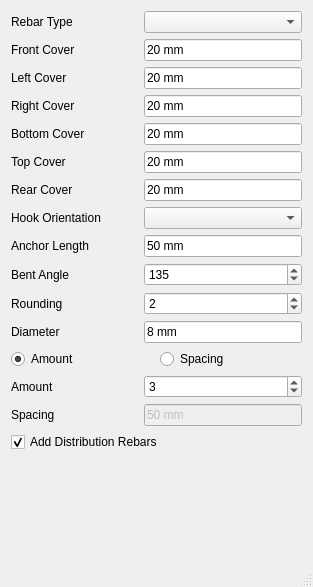
<?xml version="1.0" encoding="UTF-8"?>
<ui version="4.0">
 <class>CrossRebars</class>
 <widget class="QDialog" name="CrossRebars">
  <property name="geometry">
   <rect>
    <x>0</x>
    <y>0</y>
    <width>313</width>
    <height>587</height>
   </rect>
  </property>
  <property name="windowTitle">
   <string>Dialog</string>
  </property>
  <property name="windowOpacity">
   <double>1.000000000000000</double>
  </property>
  <property name="sizeGripEnabled">
   <bool>true</bool>
  </property>
  <property name="modal">
   <bool>false</bool>
  </property>
  <layout class="QGridLayout" name="gridLayout">
   <item row="3" column="0">
    <layout class="QFormLayout" name="formLayout">
     <property name="fieldGrowthPolicy">
      <enum>QFormLayout::AllNonFixedFieldsGrow</enum>
     </property>
     <item row="0" column="0">
      <widget class="QLabel" name="cross_rebars_typeLabel">
       <property name="minimumSize">
        <size>
         <width>127</width>
         <height>0</height>
        </size>
       </property>
       <property name="text">
        <string>Rebar Type</string>
       </property>
      </widget>
     </item>
     <item row="0" column="1">
      <widget class="Gui::PrefComboBox" name="cross_rebars_type">
       <property name="prefEntry" stdset="0">
        <cstring></cstring>
       </property>
       <property name="prefPath" stdset="0">
        <cstring></cstring>
       </property>
      </widget>
     </item>
     <item row="1" column="0">
      <widget class="QLabel" name="cross_frontCoverLabel">
       <property name="text">
        <string>Front Cover</string>
       </property>
      </widget>
     </item>
     <item row="1" column="1">
      <widget class="Gui::InputField" name="cross_frontCover">
       <property name="text">
        <string>20 mm</string>
       </property>
       <property name="unit" stdset="0">
        <string notr="true"/>
       </property>
      </widget>
     </item>
     <item row="2" column="0">
      <widget class="QLabel" name="cross_l_sideCoverLabel">
       <property name="text">
        <string>Left Cover</string>
       </property>
      </widget>
     </item>
     <item row="2" column="1">
      <widget class="Gui::InputField" name="cross_l_sideCover">
       <property name="text">
        <string>20 mm</string>
       </property>
       <property name="unit" stdset="0">
        <string notr="true"/>
       </property>
      </widget>
     </item>
     <item row="3" column="0">
      <widget class="QLabel" name="cross_r_sideCoverLabel">
       <property name="text">
        <string>Right Cover</string>
       </property>
      </widget>
     </item>
     <item row="3" column="1">
      <widget class="Gui::InputField" name="cross_r_sideCover">
       <property name="text">
        <string>20 mm</string>
       </property>
       <property name="unit" stdset="0">
        <string notr="true"/>
       </property>
      </widget>
     </item>
     <item row="4" column="0">
      <widget class="QLabel" name="cross_bottomCoverLabel">
       <property name="text">
        <string>Bottom Cover</string>
       </property>
      </widget>
     </item>
     <item row="4" column="1">
      <widget class="Gui::InputField" name="cross_bottomCover">
       <property name="text">
        <string>20 mm</string>
       </property>
       <property name="unit" stdset="0">
        <string notr="true"/>
       </property>
      </widget>
     </item>
     <item row="5" column="0">
      <widget class="QLabel" name="cross_topCoverLabel">
       <property name="text">
        <string>Top Cover</string>
       </property>
      </widget>
     </item>
     <item row="5" column="1">
      <widget class="Gui::InputField" name="cross_topCover">
       <property name="text">
        <string>20 mm</string>
       </property>
       <property name="unit" stdset="0">
        <string notr="true"/>
       </property>
      </widget>
     </item>
     <item row="7" column="0">
      <widget class="QLabel" name="cross_l_shapeHookOrientationLabel">
       <property name="sizePolicy">
        <sizepolicy hsizetype="Fixed" vsizetype="Preferred">
         <horstretch>0</horstretch>
         <verstretch>0</verstretch>
        </sizepolicy>
       </property>
       <property name="minimumSize">
        <size>
         <width>127</width>
         <height>0</height>
        </size>
       </property>
       <property name="text">
        <string>Hook Orientation</string>
       </property>
      </widget>
     </item>
     <item row="7" column="1">
      <widget class="Gui::PrefComboBox" name="cross_l_shapeHookOrientation">
       <property name="enabled">
        <bool>true</bool>
       </property>
       <property name="editable">
        <bool>false</bool>
       </property>
      </widget>
     </item>
     <item row="8" column="0">
      <widget class="QLabel" name="cross_bentLengthLabel">
       <property name="text">
        <string>Anchor Length</string>
       </property>
      </widget>
     </item>
     <item row="8" column="1">
      <widget class="Gui::InputField" name="cross_bentLength">
       <property name="text">
        <string>50 mm</string>
       </property>
       <property name="unit" stdset="0">
        <string notr="true"/>
       </property>
      </widget>
     </item>
     <item row="9" column="0">
      <widget class="QLabel" name="cross_bentAngleLabel">
       <property name="text">
        <string>Bent Angle</string>
       </property>
      </widget>
     </item>
     <item row="9" column="1">
      <widget class="Gui::PrefSpinBox" name="cross_bentAngle">
       <property name="maximum">
        <number>179</number>
       </property>
       <property name="value">
        <number>135</number>
       </property>
      </widget>
     </item>
     <item row="10" column="0">
      <widget class="QLabel" name="cross_roundingLabel">
       <property name="text">
        <string>Rounding</string>
       </property>
      </widget>
     </item>
     <item row="10" column="1">
      <widget class="Gui::PrefSpinBox" name="cross_rounding">
       <property name="value">
        <number>2</number>
       </property>
      </widget>
     </item>
     <item row="11" column="0">
      <widget class="QLabel" name="cross_diameterLabel">
       <property name="text">
        <string>Diameter</string>
       </property>
      </widget>
     </item>
     <item row="11" column="1">
      <widget class="Gui::InputField" name="cross_diameter">
       <property name="text">
        <string>8 mm</string>
       </property>
       <property name="unit" stdset="0">
        <string notr="true"/>
       </property>
      </widget>
     </item>
     <item row="12" column="0" colspan="2">
      <layout class="QHBoxLayout" name="horizontalLayout">
       <item>
        <widget class="Gui::PrefRadioButton" name="cross_amount_radio">
         <property name="text">
          <string>Amount</string>
         </property>
         <property name="checked">
          <bool>true</bool>
         </property>
        </widget>
       </item>
       <item>
        <widget class="Gui::PrefRadioButton" name="cross_spacing_radio">
         <property name="text">
          <string>Spacing</string>
         </property>
        </widget>
       </item>
      </layout>
     </item>
     <item row="13" column="0">
      <widget class="QLabel" name="cross_amountLabel">
       <property name="text">
        <string>Amount</string>
       </property>
      </widget>
     </item>
     <item row="13" column="1">
      <widget class="Gui::PrefSpinBox" name="cross_amount">
       <property name="value">
        <number>3</number>
       </property>
      </widget>
     </item>
     <item row="14" column="0">
      <widget class="QLabel" name="cross_spacingLabel">
       <property name="text">
        <string>Spacing</string>
       </property>
      </widget>
     </item>
     <item row="14" column="1">
      <widget class="Gui::InputField" name="cross_spacing">
       <property name="enabled">
        <bool>false</bool>
       </property>
       <property name="text">
        <string>50 mm</string>
       </property>
       <property name="unit" stdset="0">
        <string notr="true"/>
       </property>
      </widget>
     </item>
     <item row="15" column="0" colspan="2">
      <widget class="QCheckBox" name="cross_distribution_rebar_check">
       <property name="text">
        <string>Add Distribution Rebars</string>
       </property>
       <property name="checked">
        <bool>true</bool>
       </property>
      </widget>
     </item>
     <item row="6" column="0">
      <widget class="QLabel" name="cross_rearCoverLabel">
       <property name="text">
        <string>Rear Cover</string>
       </property>
      </widget>
     </item>
     <item row="6" column="1">
      <widget class="Gui::InputField" name="cross_rearCover">
       <property name="text">
        <string>20 mm</string>
       </property>
       <property name="unit" stdset="0">
        <string notr="true"/>
       </property>
      </widget>
     </item>
    </layout>
   </item>
  </layout>
 </widget>
 <customwidgets>
  <customwidget>
   <class>Gui::PrefRadioButton</class>
   <extends>QRadioButton</extends>
   <header>Gui/PrefWidgets.h</header>
  </customwidget>
  <customwidget>
   <class>Gui::InputField</class>
   <extends>QLineEdit</extends>
   <header>Gui/InputField.h</header>
  </customwidget>
  <customwidget>
   <class>Gui::PrefSpinBox</class>
   <extends>QSpinBox</extends>
   <header>Gui/PrefWidgets.h</header>
  </customwidget>
  <customwidget>
   <class>Gui::PrefComboBox</class>
   <extends>QComboBox</extends>
   <header>Gui/PrefWidgets.h</header>
  </customwidget>
 </customwidgets>
 <tabstops>
  <tabstop>cross_frontCover</tabstop>
  <tabstop>cross_l_sideCover</tabstop>
  <tabstop>cross_r_sideCover</tabstop>
  <tabstop>cross_bottomCover</tabstop>
  <tabstop>cross_topCover</tabstop>
  <tabstop>cross_bentLength</tabstop>
  <tabstop>cross_bentAngle</tabstop>
  <tabstop>cross_rounding</tabstop>
  <tabstop>cross_diameter</tabstop>
  <tabstop>cross_amount_radio</tabstop>
  <tabstop>cross_spacing_radio</tabstop>
  <tabstop>cross_amount</tabstop>
  <tabstop>cross_spacing</tabstop>
 </tabstops>
 <resources/>
 <connections/>
</ui>
